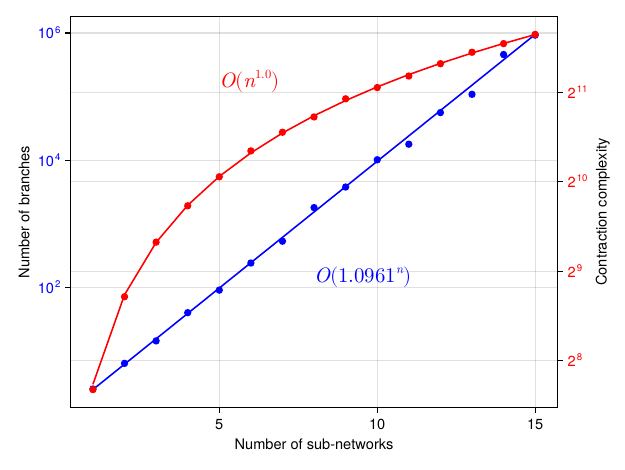

This figure's Julia source:
using Graphs, TensorBranching
using CairoMakie
using GenericTensorNetworks
using TensorBranching.OMEinsum, TensorBranching.GenericTensorNetworks, TensorBranching.AbstractTrees
using Statistics, LsqFit
using LaTeXStrings

function three_rr_line(n_in::Int, N_sub::Int)
    g = SimpleGraph(n_in * N_sub)
    for i in 1:N_sub
        g_i = random_regular_graph(n_in, 3)
        for edge in edges(g_i)
            add_edge!(g, (i-1)*n_in + src(edge), (i-1)*n_in + dst(edge))
        end
        (i > 1) && add_edge!(g, (i - 1) * n_in, (i - 1) * n_in + 1)
    end
    return g
end

begin
    n_in = 10
    N_subs = [1:15...]
    branch_num = []
    cc_num = []
    for N_sub in N_subs
        count_i = []
        cc_i = []
        for i in 1:20
            g = three_rr_line(n_in, N_sub)
            count_mis2 = counting_mis2(g)
            push!(count_i, count_mis2.count)

            prob = GenericTensorNetwork(IndependentSet(g); optimizer=TreeSA(; ntrials=1, niters=10))
            code = prob.code.eins

            cc = contraction_complexity(code, uniformsize(code, 2))
            push!(cc_i, cc.tc)

            @show N_sub, i, count_mis2.count, cc.tc
        end
        push!(branch_num, mean(count_i))
        push!(cc_num, mean(cc_i))
    end
end

begin    
    @. model_branch(x, p) = p[1]^x
    fit_branch = curve_fit(model_branch, n_in .* N_subs, branch_num, [1.0])
    @show fit_branch.param

    @. model_tn(x, p) = p[1] * x^p[2]
    fit_tn = curve_fit(model_tn, n_in .* N_subs, 2.0 .^ cc_num, [1.0, 1.0])
    @show fit_tn.param
end


begin
    f = Figure()
    ax1 = Axis(f[1, 1], yticklabelcolor = :blue, yscale = log10, xlabel = "Number of sub-networks", ylabel = "Number of branches")
    ax2 = Axis(f[1, 1], yticklabelcolor = :red, yaxisposition = :right, yscale = log2, ylabel = "Contraction complexity")
    hidespines!(ax2)
    hidexdecorations!(ax2)

    scatter!(ax1, N_subs, branch_num, markersize = 10, label = "branching", color = :blue)
    scatter!(ax2, N_subs, 2.0 .^ cc_num, markersize = 10, label = "tn", color = :red)

    lines!(ax1, N_subs, model_branch(n_in .* N_subs, fit_branch.param), label = "fit", color = :blue)
    lines!(ax2, N_subs, model_tn(n_in .* N_subs, fit_tn.param), label = "fit", color = :red)

    text!(ax1, 8, 100, text = L"$O({%$(round(fit_branch.param[1], digits = 4))}^n)$", color = :blue, fontsize = 20)
    text!(ax2, 5, 2^11, text = L"$O({n^{%$(round(fit_tn.param[2], digits = 2))}})$", color = :red, fontsize = 20)
end
f

save("numbranch.pdf", f)